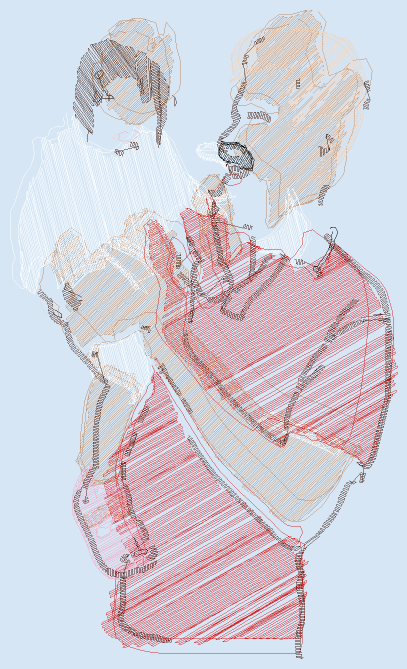
#> input picture _viewpoint/pro_inf.png, 814 x 1337 px (shown at 1/2 size)
$ python render_score.py ../_viewpoint/pro_inf.png
#> lines starting #> are read from the running program, lines starting #| are printed output that depends on the picture; after the words box and inside, x2 and y2 are one past the last pixel; in counts of white or black regions, pixels touching at a corner belong together
#!/usr/bin/env python3
"""
render_score.py — score a rendered embroidery PNG for visual quality (no scipy)

Metrics:
- vertical_bar: detects high-contrast vertical line on right edge (0=good, 1=bad)
- fragmentation: counts small isolated regions via PIL flood fill (lower=better)
- halo_strands: detects thin pixels via erosion (lower=better)
- color_count: deviation from expected number of colors (lower=better)
- edge_density: ratio of edge pixels to total (lower=better)

Usage: python3 tools/render_score.py RENDER.png [--target N_COLORS]
"""
import sys, os
import numpy as np
from PIL import Image, ImageFilter

def score_vertical_bar(img_array, right_margin_pct=0.05):
    """Detect high-contrast vertical line on right edge."""
    h, w, _ = img_array.shape
    margin_w = max(1, int(w * right_margin_pct))
    right_strip = img_array[:, w-margin_w:w, :]
    gray = np.mean(right_strip, axis=2)
    if gray.shape[1] < 2:
        return 0.0
    grad_x = np.abs(np.diff(gray, axis=1))
    max_grad = np.max(grad_x)
    mean_grad = np.mean(grad_x)
    if mean_grad > 0:
        bar_score = min(1.0, max_grad / (mean_grad * 10 + 1))
    else:
        bar_score = 0.0
    return bar_score

def _label_regions(mask):
    """Connected-component labeling on boolean mask using BFS (4-connected)."""
    h, w = mask.shape
    labels = np.zeros((h, w), dtype=np.int32)
    label_id = 0
    for y in range(h):
        for x in range(w):
            if not mask[y, x] or labels[y, x]:
                continue
            label_id += 1
            stack = [(y, x)]
            labels[y, x] = label_id
            while stack:
                cy, cx = stack.pop()
                for dy, dx in [(-1,0),(1,0),(0,-1),(0,1)]:
                    ny, nx = cy+dy, cx+dx
                    if 0 <= ny < h and 0 <= nx < w and mask[ny, nx] and not labels[ny, nx]:
                        labels[ny, nx] = label_id
                        stack.append((ny, nx))
    return labels, label_id

def score_fragmentation(img_array, min_region_size=100):
    """Count small isolated non-background regions."""
    gray = np.mean(img_array, axis=2)
    bg_color = np.median(gray)
    mask = np.abs(gray - bg_color) > 30
    labels, num_features = _label_regions(mask)
    small_count = 0
    for i in range(1, num_features + 1):
        if np.sum(labels == i) < min_region_size:
            small_count += 1
    total_pixels = img_array.shape[0] * img_array.shape[1]
    frag_score = small_count / max(1, total_pixels / 10000)
    return min(1.0, frag_score / 10)

def _erode_bool(mask):
    """Binary erosion by 1 pixel (4-connected)."""
    h, w = mask.shape
    out = np.zeros_like(mask)
    for y in range(1, h-1):
        for x in range(1, w-1):
            if mask[y, x] and mask[y-1, x] and mask[y+1, x] and mask[y, x-1] and mask[y, x+1]:
                out[y, x] = True
    return out

def score_halo_strands(img_array):
    """Detect thin pixels extending from main shape."""
    gray = np.mean(img_array, axis=2)
    bg_color = np.median(gray)
    mask = np.abs(gray - bg_color) > 30
    eroded = _erode_bool(mask)
    strands = mask & ~eroded
    total_pixels = np.sum(mask)
    if total_pixels > 0:
        strand_ratio = np.sum(strands) / total_pixels
    else:
        strand_ratio = 0.0
    return min(1.0, strand_ratio * 5)

def score_color_count(img_array, target_colors):
    """Compare dominant non-background colors to expected count."""
    pixels = img_array.reshape(-1, 3)
    bg_color = np.median(pixels, axis=0)
    fg_mask = np.linalg.norm(pixels - bg_color, axis=1) > 30
    fg_pixels = pixels[fg_mask]
    if len(fg_pixels) == 0:
        return 0.0
    quantized = (fg_pixels // 32) * 32
    unique_colors = len(np.unique(quantized, axis=0))
    color_diff = abs(unique_colors - target_colors)
    return min(1.0, color_diff / max(1, target_colors))

def score_edge_density(img_array):
    """Sobel edge detection (numpy only)."""
    gray = np.mean(img_array, axis=2)
    gx = np.zeros_like(gray)
    gy = np.zeros_like(gray)
    gx[1:-1, 1:-1] = gray[1:-1, 2:] - gray[1:-1, :-2]
    gy[1:-1, 1:-1] = gray[2:, 1:-1] - gray[:-2, 1:-1]
    edges = np.hypot(gx, gy)
    edge_mask = edges > np.percentile(edges, 90)
    edge_ratio = np.sum(edge_mask) / edge_mask.size
    return min(1.0, edge_ratio * 3)

def score_render(png_path, target_colors=None, max_width=800):
    """Score a rendered embroidery PNG."""
#> called with png_path = '../_viewpoint/pro_inf.png', target_colors = 7, max_width = 800
    img = Image.open(png_path)
#> img is the input picture: PIL image 814x1337 RGB; mean R, G, B 211.4, 208.3, 218.2
    # Resize for faster scoring if image is large
    if img.width > max_width:
        ratio = max_width / img.width
#> ratio = 0.983
        new_size = (max_width, int(img.height * ratio))
#> new_size = (800, 1314)
        img = img.resize(new_size, Image.Resampling.LANCZOS)
#> img: PIL image 800x1314 RGB
    img_array = np.array(img)
    if target_colors is None:
        target_colors = 7
    scores = {
        'vertical_bar': score_vertical_bar(img_array),
        'fragmentation': score_fragmentation(img_array),
        'halo_strands': score_halo_strands(img_array),
        'color_count': score_color_count(img_array, target_colors),
        'edge_density': score_edge_density(img_array),
    }
#> in score_vertical_bar, `max_grad = np.max(grad_x)`: max_grad = 202
#> in score_vertical_bar, `mean_grad = np.mean(grad_x)`: mean_grad = 2.89
#> in score_vertical_bar, `bar_score = min(1.0, max_grad / (mean_grad * 10 + 1))`: bar_score = 1
#> in score_fragmentation, `gray = np.mean(img_array, axis=2)`:
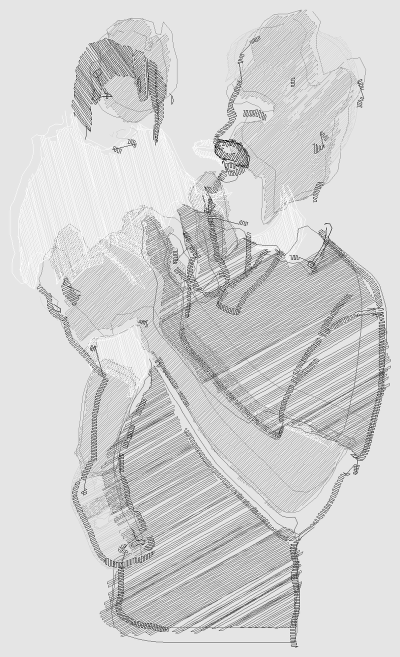
#> gray: shape (1314, 800) float64 (shown at 1/2 size); min 0, max 255, mean 211.7
#> in score_fragmentation, `bg_color = np.median(gray)`: bg_color = 229.7
#> in score_fragmentation, `mask = np.abs(gray - bg_color) > 30`:
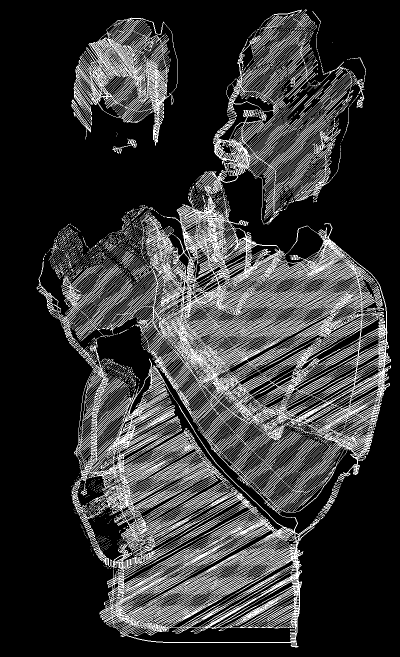
#> mask: shape (1314, 800) bool (shown at 1/2 size); 21.4% white in thin lines or dots, all inside (x1, y1, x2, y2) = (73, 19, 782, 1296)
#> after the loop in _label_regions, `for y in range(h):`:
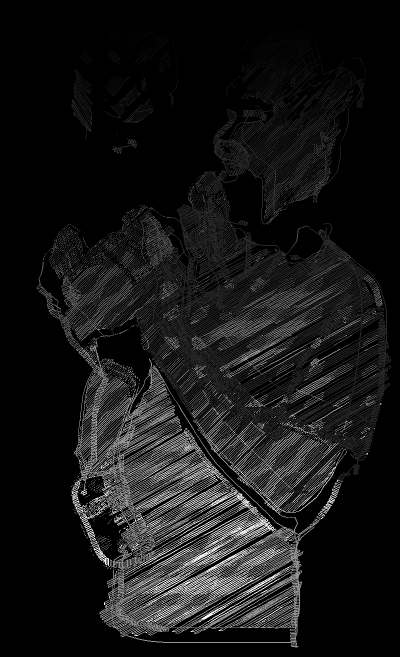
#> labels: shape (1314, 800) int32 (shown at 1/2 size); min 0, max 25728, mean 2276.5; drawn with min black and max white
#> in score_fragmentation, `labels, num_features = _label_regions(mask)`: num_features = 25728
#> after the loop in score_fragmentation, `for i in range(1, num_features + 1):`: small_count = 25521
#> in score_fragmentation, `frag_score = small_count / max(1, total_pixels / 10000)`: frag_score = 242.8
#> in score_halo_strands, `bg_color = np.median(gray)`: bg_color = 229.7
#> after the loop in _erode_bool, `for y in range(1, h-1):`:
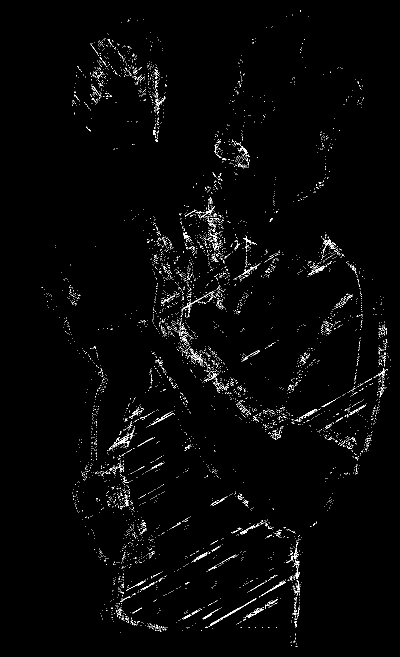
#> out: shape (1314, 800) bool (shown at 1/2 size); 1.7% white in thin lines or dots, all inside (x1, y1, x2, y2) = (83, 21, 781, 1294)
#> in score_halo_strands, `strands = mask & ~eroded`:
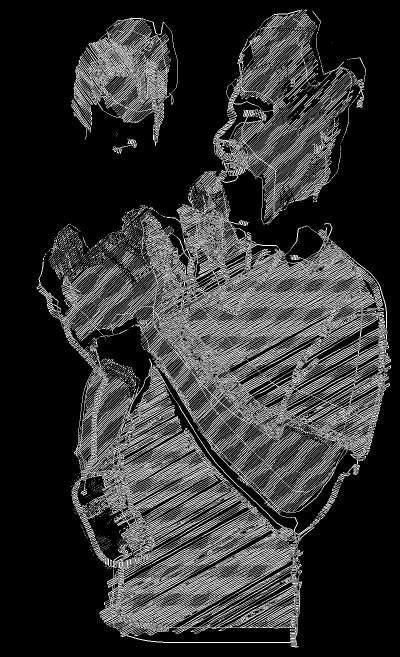
#> strands: shape (1314, 800) bool (shown at 1/2 size); 19.7% white in thin lines or dots, all inside (x1, y1, x2, y2) = (73, 19, 782, 1296)
#> in score_halo_strands, `total_pixels = np.sum(mask)`: total_pixels = 224671
#> in score_halo_strands, `strand_ratio = np.sum(strands) / total_pixels`: strand_ratio = 0.921
#> in score_color_count, `bg_color = np.median(pixels, axis=0)`: bg_color = [214, 230, 245]
#> in score_color_count, `unique_colors = len(np.unique(quantized, axis=0))`: unique_colors = 145
#> in score_color_count, `color_diff = abs(unique_colors - target_colors)`: color_diff = 138
#> in score_edge_density, `gx[1:-1, 1:-1] = gray[1:-1, 2:] - gray[1:-1, :-2]`:
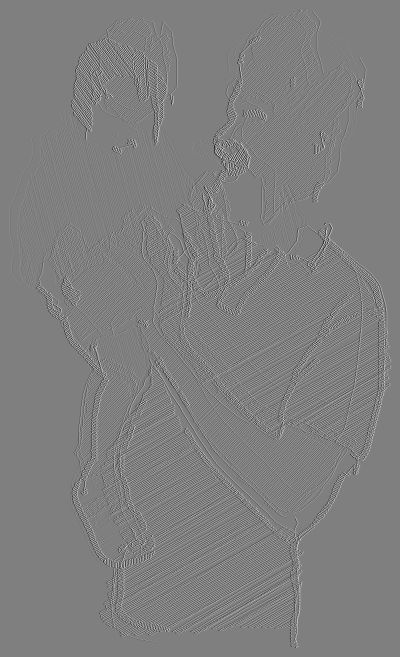
#> gx: shape (1314, 800) float64 (shown at 1/2 size); min -255, max 255, mean 0; drawn with min black and max white
#> in score_edge_density, `edge_mask = edges > np.percentile(edges, 90)`:
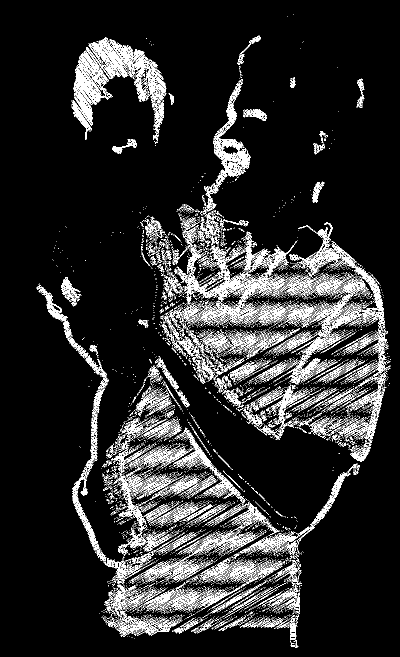
#> edge_mask: shape (1314, 800) bool (shown at 1/2 size); 10% white in thin lines or dots, all inside (x1, y1, x2, y2) = (73, 29, 782, 1296)
#> in score_edge_density, `edge_ratio = np.sum(edge_mask) / edge_mask.size`: edge_ratio = 0.1
#> scores = {'vertical_bar': 1, 'fragmentation': 1, 'halo_strands': 1, 'color_count': 1, 'edge_density': 0.3}
    weights = {
        'vertical_bar': 3.0,
        'fragmentation': 2.0,
        'halo_strands': 2.5,
        'color_count': 1.5,
        'edge_density': 1.0,
    }
    total = sum(scores[k] * weights[k] for k in scores)
#> total = 9.3
    max_total = sum(weights.values())
    scores['total'] = total / max_total
    scores['file'] = os.path.basename(png_path)
    return scores

if __name__ == "__main__":
    if len(sys.argv) < 2:
        print("Usage: python3 tools/render_score.py RENDER.png [--target N_COLORS]")
        sys.exit(1)
    png_path = sys.argv[1]
    target_colors = 7
    if '--target' in sys.argv:
        idx = sys.argv.index('--target')
        if idx + 1 < len(sys.argv):
            target_colors = int(sys.argv[idx + 1])
    scores = score_render(png_path, target_colors)
#> scores = {'vertical_bar': 1, 'fragmentation': 1, 'halo_strands': 1, 'color_count': 1, 'edge_density': 0.3, 'total': 0.93, 'file': 'pro_inf.png'}
    print(f"Render score: {scores['file']}")
#| Render score: pro_inf.png
    print(f"  vertical_bar:  {scores['vertical_bar']:.3f}")
#|   vertical_bar:  1.000
    print(f"  fragmentation: {scores['fragmentation']:.3f}")
#|   fragmentation: 1.000
    print(f"  halo_strands:  {scores['halo_strands']:.3f}")
#|   halo_strands:  1.000
    print(f"  color_count:   {scores['color_count']:.3f}")
#|   color_count:   1.000
    print(f"  edge_density:  {scores['edge_density']:.3f}")
#|   edge_density:  0.300
    print(f"  TOTAL:         {scores['total']:.3f} (lower=better)")
#|   TOTAL:         0.930 (lower=better)
